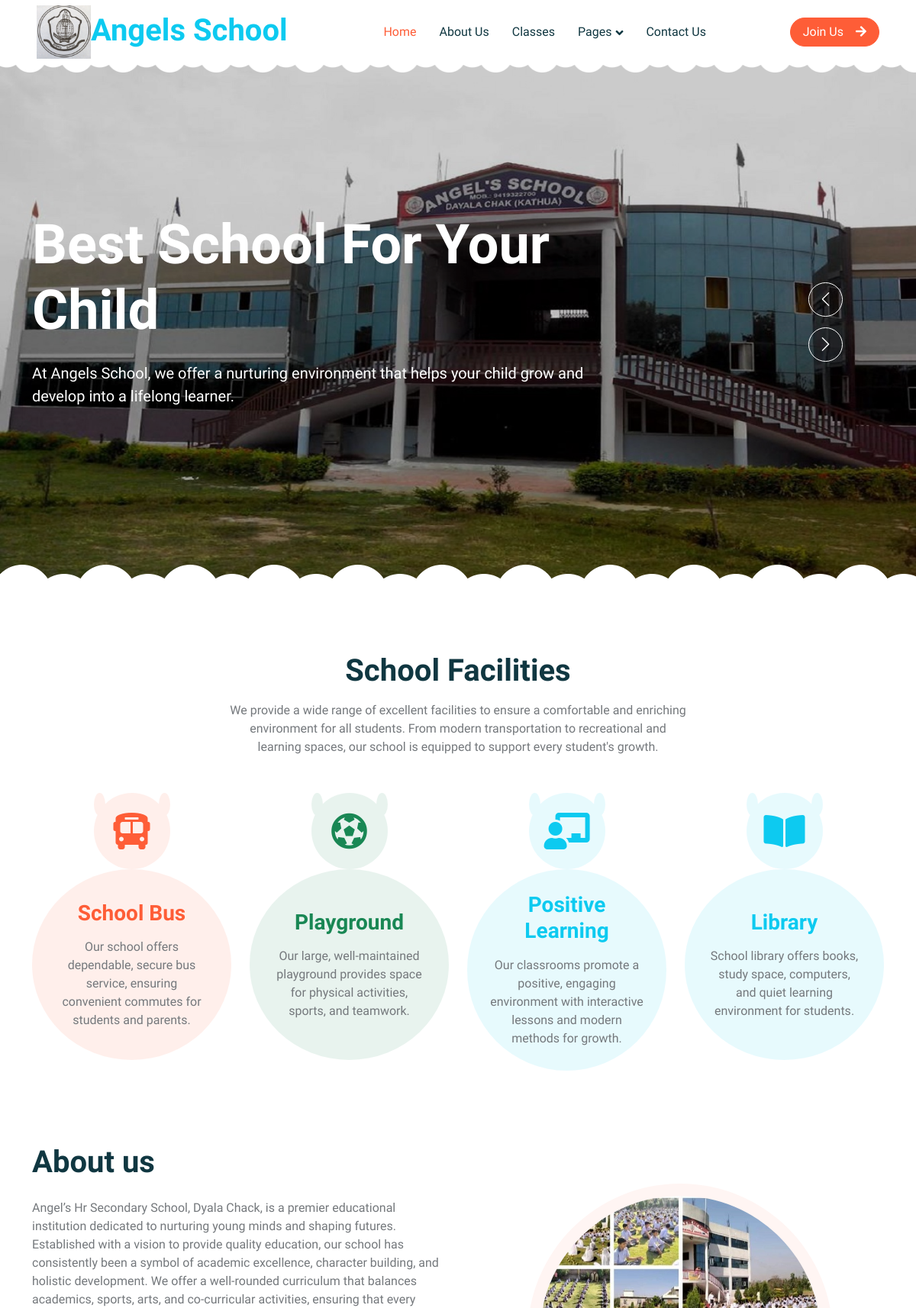
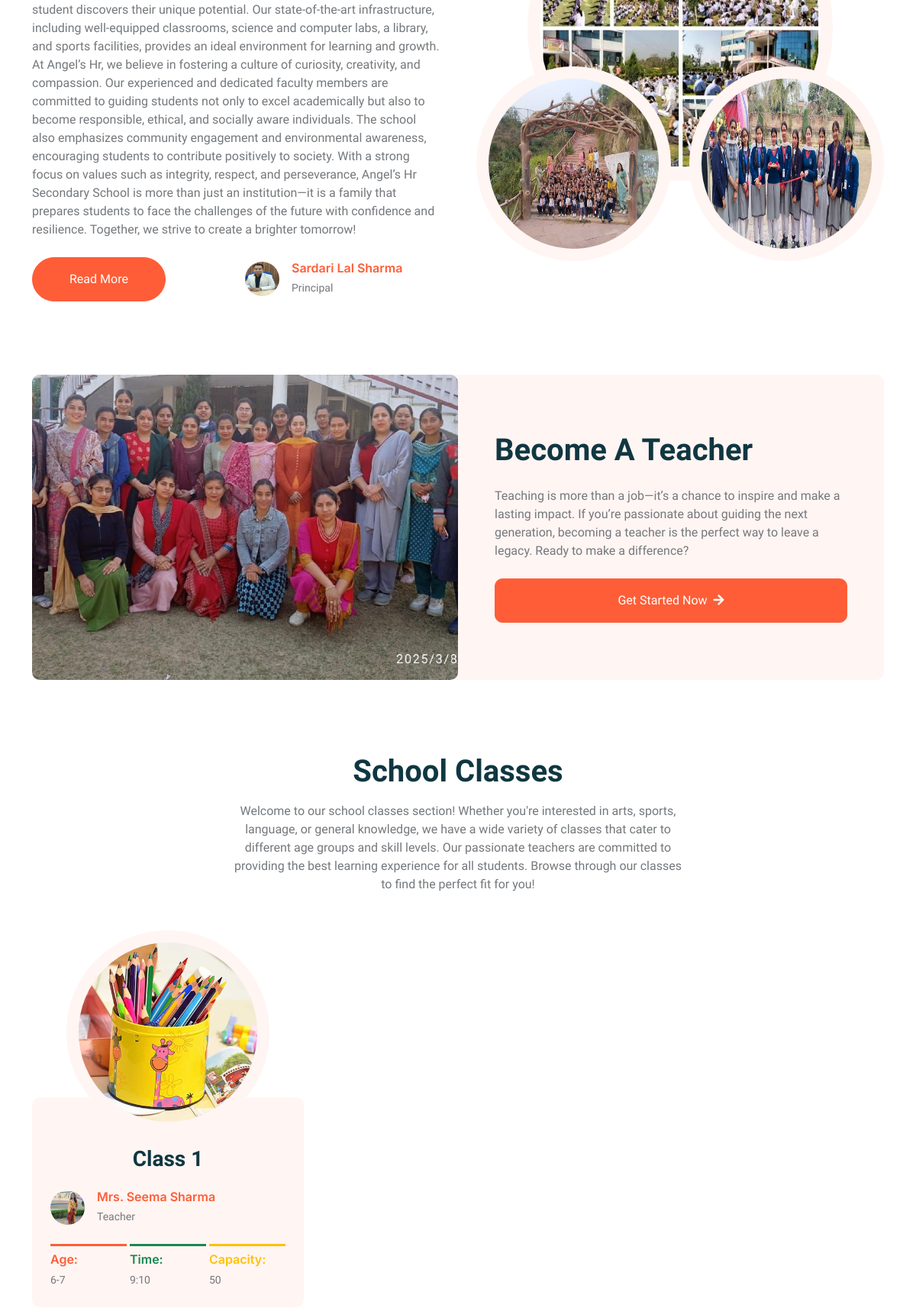
The page / (upper part) on the database its author committed (2 pictures, top to bottom).
### webportal/models.py (models this page shows, shortened)
class logo(models.Model):
    logo= models.ImageField(upload_to='logo')
    logo_text=models.CharField(max_length=100,default='')

class CarouselItem(models.Model):
    image = models.ImageField(upload_to='carousel_images/', help_text="Upload the image for the carousel item.")
    heading = models.CharField(max_length=255, help_text="Heading for the carousel item.")
    description = models.TextField(help_text="Short description or paragraph for the carousel item.")
    link_1_text = models.CharField(max_length=255, blank=True, null=True, help_text="Text for the first button link.")
    link_1_url = models.URLField(blank=True, null=True, help_text="URL for the first button.")
    link_2_text = models.CharField(max_length=255, blank=True, null=True, help_text="Text for the second button link.")
    link_2_url = models.URLField(blank=True, null=True, help_text="URL for the second button.")

class SchoolFacility(models.Model):
    name = models.CharField(max_length=255, help_text="Name of the facility")
    description = models.TextField(help_text="Description of the facility")
    icon_class = models.CharField(max_length=255, help_text="FontAwesome icon class for the facility")
    background_color = models.CharField(max_length=20, choices=[
        ('primary', 'Primary'),
        ('success', 'Success'),
        ('warning', 'Warning'),
        ('info', 'Info'),
    ], help_text="Background color for the facility item.")

class AboutUs(models.Model):
    title = models.CharField(max_length=200, help_text="Title for the About section")
    content = models.TextField(help_text="Main content for the About section")
    additional_content = models.TextField(help_text="Additional content to describe the organization's work", blank=True, null=True)
    ceo_name = models.CharField(max_length=100, help_text="CEO's Name")
    ceo_title = models.CharField(max_length=100, help_text="CEO's title (e.g., CEO & Founder)")
    ceo_image = models.ImageField(upload_to='about_us/ceo/', help_text="Image of the CEO", blank=True, null=True)
    image_1 = models.ImageField(upload_to='about_us/images/', help_text="First image for About section")
    image_2 = models.ImageField(upload_to='about_us/images/', help_text="Second image for About section", blank=True, null=True)
    image_3 = models.ImageField(upload_to='about_us/images/', help_text="Third image for About section", blank=True, null=True)
    created_at = models.DateTimeField(auto_now_add=True)
    updated_at = models.DateTimeField(auto_now=True)

class CallToAction(models.Model):
    title = models.CharField(max_length=200, help_text="Title for the Call to Action section")
    description = models.TextField(help_text="Description for the Call to Action section")
    cta_image = models.ImageField(upload_to='cta_images/', help_text="Image for the Call to Action section")
    cta_button_text = models.CharField(max_length=100, help_text="Text for the CTA button")
    cta_button_link = models.URLField(max_length=200, help_text="Link for the CTA button")
    created_at = models.DateTimeField(auto_now_add=True)
    updated_at = models.DateTimeField(auto_now=True)

class SchoolClass(models.Model):
    class_name = models.CharField(max_length=255, help_text="The name of the class (e.g., 'Art & Drawing')")
    class_image = models.ImageField(upload_to='class_images/', help_text="Image representing the class")
    teacher = models.ForeignKey(Teacher, on_delete=models.CASCADE, related_name="classes", help_text="The teacher for the class")
    age_group = models.CharField(max_length=50, help_text="Age group for the class (e.g., '3-5 Years')")
    time = models.CharField(max_length=50, help_text="Time when the class is held (e.g., '9-10 AM')")
    capacity = models.IntegerField(help_text="Maximum capacity of students in the class")
    created_at = models.DateTimeField(auto_now_add=True)
    updated_at = models.DateTimeField(auto_now=True)

class Teacher(models.Model):
    name = models.CharField(max_length=255)
    profile_picture = models.ImageField(upload_to='teacher_profiles/', help_text="Teacher's profile picture")

### webportal/views.py (the view)
# urls.py: path('', views.index, name='index' ),
def index(request):
    carouselItem=CarouselItem.objects.all()
    schoolfacility=SchoolFacility.objects.all()
    aboutus=AboutUs.objects.all()
    calltoaction=CallToAction.objects.all()
    favicon1=favicon.objects.all()
    logo1=logo.objects.all()
    schoolclass=SchoolClass.objects.all()
    teacher=Teacher.objects.all()
    appointment=Appointment.objects.all()
    teamMember=TeamMember.objects.all()
    testimonial=Testimonial.objects.all()
    footerNewsletter=FooterNewsletter.objects.all()
    footerSocialLink=FooterSocialLink.objects.all()
    content={'carouselItem':carouselItem, 'schoolfacility': schoolfacility, 'aboutus':aboutus, \
             'calltoaction':calltoaction, 'favicon1':favicon1 , 'logo1':logo1, 'schoolclass':schoolclass, 'teacher':teacher, \
                 'appointment':appointment,'teammember':teamMember ,'testimonial': testimonial,'footerNewsletter':FooterNewsletter, \
                     'footerSocialLink':footerSocialLink }
    return render(request,'webportal/index.html',content)

### webportal/templates/webportal/index.html (shortened to what this page needs)
{% load static %}
<!DOCTYPE html>
<html lang="en">
<head>
    <link href="https://cdnjs.cloudflare.com/ajax/libs/font-awesome/5.10.0/css/all.min.css" rel="stylesheet">
    <link href="https://cdn.jsdelivr.net/npm/bootstrap-icons@1.4.1/font/bootstrap-icons.css" rel="stylesheet">
    <link href="{% static 'webportal/lib/animate/animate.min.css' %}" rel="stylesheet">
    <link href="{% static 'webportal/lib/owlcarousel/assets/owl.carousel.min.css' %}" rel="stylesheet">
    <link href="{% static 'webportal/css/bootstrap.min.css' %}" rel="stylesheet">
    <link href="{% static 'webportal/css/style.css' %}" rel="stylesheet">
</head>
<body>
    <div class="container-xxl bg-white p-0">
        <nav class="navbar navbar-expand-lg bg-white navbar-light sticky-top px-4 px-lg-5 py-lg-0">
            <a href="/" class="navbar-brand">
                <h1 class="m-0 text-info">{% if logo1.first.logo %}<img src="{{logo1.first.logo.url}}" alt="School Logo" style="height: 70px;">{% endif %}Angels School</h1>
            </a>
            <div class="collapse navbar-collapse" id="navbarCollapse">
                <div class="navbar-nav mx-auto">
                    <a href="/" class="nav-item nav-link active">Home</a>
                    <a href="#" class="nav-item nav-link">About Us</a>
                    <a href="#" class="nav-item nav-link">Classes</a>
                    <div class="nav-item dropdown">
                        <a href="#" class="nav-link dropdown-toggle" data-bs-toggle="dropdown">Pages</a>
                    </div>
                    <a href="#" class="nav-item nav-link">Contact Us</a>
                </div>
                <a href="" class="btn btn-primary rounded-pill px-3 d-none d-lg-block">Join Us<i class="fa fa-arrow-right ms-3"></i></a>
            </div>
        </nav>
        <div class="container-fluid p-0 mb-5">
            <div class="owl-carousel header-carousel position-relative">
                {% for item in carouselItem%}
                <div class="owl-carousel-item position-relative">
                    <img class="img-fluid" src="{{item.image.url}}" alt="">
                    <div class="position-absolute top-0 start-0 w-100 h-100 d-flex align-items-center" style="background: rgba(0, 0, 0, .2);">
                        <div class="container">
                            <div class="row justify-content-start">
                                <div class="col-10 col-lg-8">
                                    <h1 class="display-2 text-white animated slideInDown mb-4">{{item.heading}}</h1>
                                    <p class="fs-5 fw-medium text-white mb-4 pb-2">{{item.description}}</p>
                                </div>
                            </div>
                        </div>
                    </div>
                </div>
                {% endfor %}
            </div>
        </div>
        <div class="container-xxl py-5">
            <div class="container">
                <div class="text-center mx-auto mb-5 wow fadeInUp" data-wow-delay="0.1s" style="max-width: 600px;">
                    <h1 class="mb-3">School Facilities</h1>
                    <p>We provide a wide range of excellent facilities to ensure a comfortable and enriching environment for all students. From modern transportation to recreational and learning spaces, our school is equipped to support every student's growth.</p>
                </div>
                <div class="row g-4">
                    {% for item in schoolfacility %}
                    <div class="col-lg-3 col-sm-6 wow fadeInUp" data-wow-delay="0.1s">
                        <div class="facility-item">
                            <div class="facility-icon bg-{{item.background_color}}">
                                <span class="bg-{{item.background_color}}"></span>
                                <i class="{{item.icon_class}} text-{{item.background_color}}"></i>
                                <span class="bg-{{item.background_color}}"></span>
                            </div>
                            <div class="facility-text bg-{{item.background_color}}">
                                <h3 class="text-{{item.background_color}} mb-3">{{item.name}}</h3>
                                <p class="mb-0">{{item.description}}</p>
                            </div>
                        </div>
                    </div>
                    {% endfor %}
                </div>
            </div>
        </div>
        <div class="container-xxl py-5">
            <div class="container">
                {% for item in aboutus%}
                <div class="row g-5 align-items-center">
                    <div class="col-lg-6 wow fadeInUp" data-wow-delay="0.1s">
                        <h1 class="mb-4">{{item.title}}</h1>
                        <p>{{item.content}}</p>
                        <div class="row g-4 align-items-center">
                            <div class="col-sm-6">
                                <a class="btn btn-primary rounded-pill py-3 px-5" href="">Read More</a>
                            </div>
                            <div class="col-sm-6">
                                <div class="d-flex align-items-center">
                                    <img class="rounded-circle flex-shrink-0" src="{{item.ceo_image.url}}" alt="" style="width: 45px; height: 45px;">
                                    <div class="ms-3">
                                        <h6 class="text-primary mb-1">{{item.ceo_name}}</h6>
                                        <small>{{item.ceo_title}}</small>
                                    </div>
                                </div>
                            </div>
                        </div>
                    </div>
                    <div class="col-lg-6 about-img wow fadeInUp" data-wow-delay="0.5s">
                        <div class="row">
                            <div class="col-12 text-center">
                                <img class="img-fluid w-75 rounded-circle bg-light p-3" src="{{item.image_1.url}}" alt="">
                            </div>
                            <div class="col-6 text-start" style="margin-top: -150px;">
                                <img class="img-fluid w-100 rounded-circle bg-light p-3" src="{{item.image_2.url}}" alt="">
                            </div>
                            <div class="col-6 text-end" style="margin-top: -150px;">
                                <img class="img-fluid w-100 rounded-circle bg-light p-3" src="{{item.image_3.url}}" alt="">
                            </div>
                        </div>
                    </div>
                </div>
                {% endfor %}
            </div>
        </div>
        <div class="container-xxl py-5">
            <div class="container">
                {% for item in calltoaction%}
                <div class="bg-light rounded">
                    <div class="row g-0">
                        <div class="col-lg-6 wow fadeIn" data-wow-delay="0.1s" style="min-height: 400px;">
                            <div class="position-relative h-100">
                                <img class="position-absolute w-100 h-100 rounded" src="{{item.cta_image.url}}" style="object-fit: cover;">
                            </div>
                        </div>
                        <div class="col-lg-6 wow fadeIn" data-wow-delay="0.5s">
                            <div class="h-100 d-flex flex-column justify-content-center p-5">
                                <h1 class="mb-4">{{item.title}}</h1>
                                <p class="mb-4">{{item.description}}
                                </p>
                                <a class="btn btn-primary py-3 px-5" href="">{{item.cta_button_text}}<i class="fa fa-arrow-right ms-2"></i></a>
                            </div>
                        </div>
                    </div>
                </div>
                {% endfor %}
            </div>
        </div>
        <div class="container-xxl py-5">
            <div class="container">
                <div class="text-center mx-auto mb-5 wow fadeInUp" data-wow-delay="0.1s" style="max-width: 600px;">
                    <h1 class="mb-3">School Classes</h1>
                    <p>Welcome to our school classes section! Whether you're interested in arts, sports, language, or general knowledge, we have a wide variety of classes that cater to different age groups and skill levels. Our passionate teachers are committed to providing the best learning experience for all students. Browse through our classes to find the perfect fit for you!</p>
                </div>
                <div class="row g-4">
                    {% for item in schoolclass  %}
                    <div class="col-lg-4 col-md-6 wow fadeInUp" data-wow-delay="0.1s">
                        <div class="classes-item">
                            <div class="bg-light rounded-circle w-75 mx-auto p-3">
                                <img class="img-fluid rounded-circle" src="{{item.class_image.url}}" alt="">
                            </div>
                            <div class="bg-light rounded p-4 pt-5 mt-n5">
                                <a class="d-block text-center h3 mt-3 mb-4" href="">{{item.class_name}}</a>
                                <div class="d-flex align-items-center justify-content-between mb-4">
                                    <div class="d-flex align-items-center">
                                        <img class="rounded-circle flex-shrink-0" src="{{item.teacher.profile_picture.url}}" alt="" style="width: 45px; height: 45px;">
                                        <div class="ms-3">
                                            <h6 class="text-primary mb-1">{{item.teacher.name}}</h6>
                                            <small>Teacher</small>
                                        </div>
                                    </div>
                                </div>
                                <div class="row g-1">
                                    <div class="col-4">
                                        <div class="border-top border-3 border-primary pt-2">
                                            <h6 class="text-primary mb-1">Age:</h6>
                                            <small>{{item.age_group}}</small>
                                        </div>
                                    </div>
                                    <div class="col-4">
                                        <div class="border-top border-3 border-success pt-2">
                                            <h6 class="text-success mb-1">Time:</h6>
                                            <small>{{item.time}}</small>
                                        </div>
                                    </div>
                                    <div class="col-4">
                                        <div class="border-top border-3 border-warning pt-2">
                                            <h6 class="text-warning mb-1">Capacity:</h6>
                                            <small>{{item.capacity}}</small>
                                        </div>
                                    </div>
                                </div>
                            </div>
                        </div>
                    </div>
                    {% endfor%}
               </div>
            </div>
        </div>
    </div>
</body>
</html>

### rows shown on the page
logo: first.logo (picture)
CarouselItem: image (picture), heading "Best School For Your Child", description "At Angels School, we offer a nurturing environment that helps your child grow and develop into a lifelong learner."
SchoolFacility: name "School Bus", description "Our school offers dependable, secure bus service, ensuring convenient commutes for students and parents."
SchoolFacility: name "Playground", description "Our large, well-maintained playground provides space for physical activities, sports, and teamwork."
SchoolFacility: name "Positive Learning", description "Our classrooms promote a positive, engaging environment with interactive lessons and modern methods for growth."
SchoolFacility: name "Library", description "School library offers books, study space, computers, and quiet learning environment for students."
AboutUs: title "About us", content "Angel’s Hr Secondary School, Dyala Chack, is a premier educational institution dedicated to nurturing young minds and shaping futures. Established with a vision to provide quality education, our school has consistently been a symbol of academic excellence, character building, and holistic development. We offer a well-rounded curriculum that balances academics, sports, arts, and co-curricular activities, ensuring that every student discovers their unique potential. Our state-of-the-art infrastructure, including well-equipped classrooms, science and computer labs, a library, and sports facilities, provides an ideal environment for learning and growth. At Angel’s Hr, we believe in fostering a…", ceo_image (picture), ceo_name "Sardari Lal Sharma", ceo_title "Principal", image_1 (picture), image_2 (picture), image_3 (picture)
CallToAction: cta_image (picture), title "Become A Teacher", description "Teaching is more than a job—it’s a chance to inspire and make a lasting impact. If you’re passionate about guiding the next generation, becoming a teacher is the perfect way to leave a legacy. Ready to make a difference?", cta_button_text "Get Started Now"
SchoolClass: class_image (picture), class_name "Class 1", teacher.profile_picture (picture), teacher.name "Mrs. Seema Sharma", age_group "6-7", time "9:10", capacity "50"
